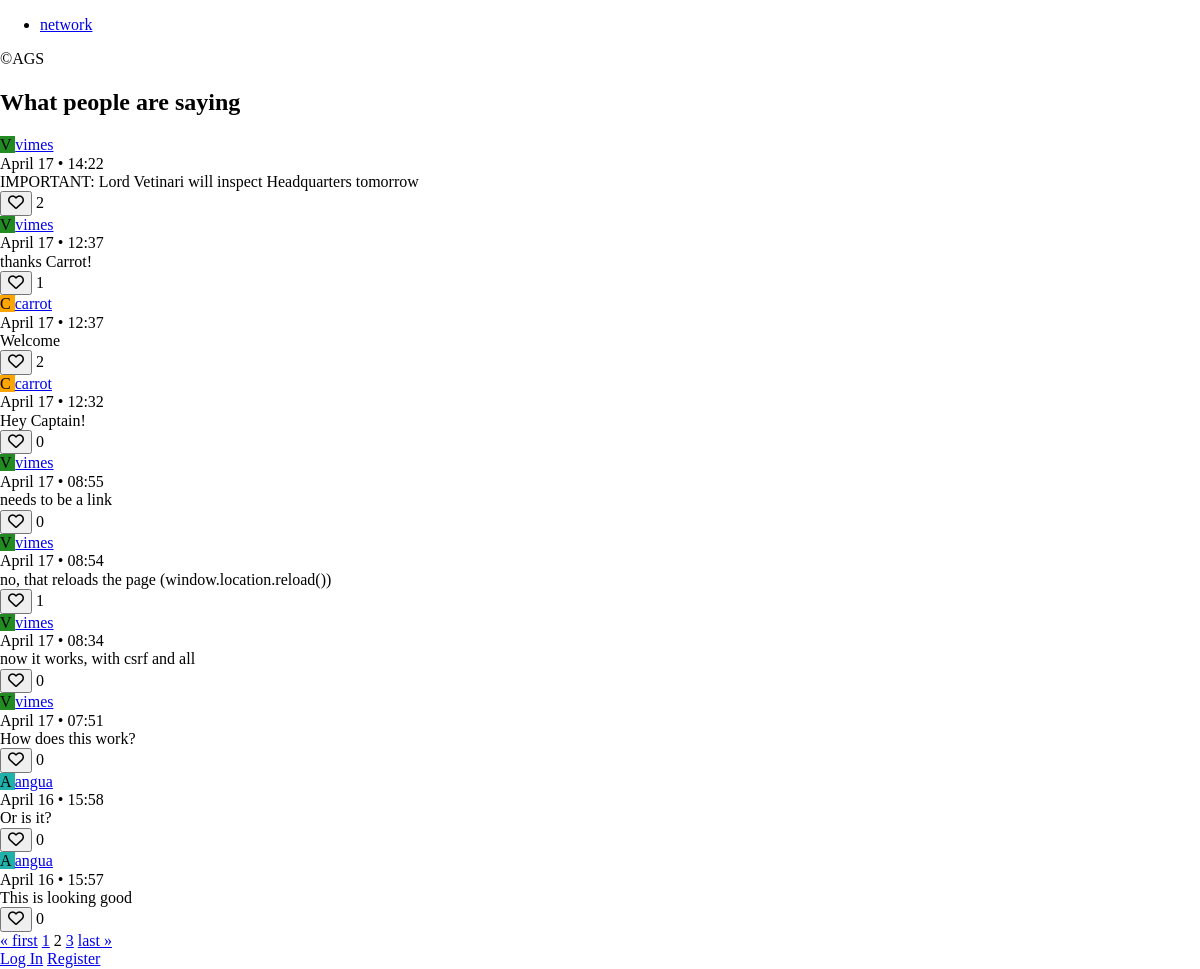
Screenshot of /?page=2 with the database file from the repository.
### network/models.py (models this page shows, shortened)
class Post(models.Model):
    writer = models.ForeignKey(
        User, on_delete=models.CASCADE, related_name='posts')
    post = models.CharField(max_length=140)
    timestamp = models.DateTimeField(auto_now_add=True)
    liked_by = models.ManyToManyField(
        User, blank=True, related_name='posts_liked')

class User(AbstractUser):
    color = models.CharField(max_length=7, default='#000000')
    following = models.ManyToManyField(
        'self', symmetrical=False, blank=True, related_name='follower')

### network/views.py (the view)
# urls.py: path('', views.index, name='index'),
def index(request):
    posts = Post.objects.order_by('-timestamp').all()
    paginator = Paginator(posts, 10)
    page_number = request.GET.get('page')
    page_obj = paginator.get_page(page_number)
    return render(request, 'network/index.html', {
        'form': PostForm(),
        'page_obj': page_obj,
        'post_list_type': 'all'
    })

### network/templates/network/index.html (shortened to what this page needs)
{% extends "network/layout.html" %} {% block body %}
{% if post_list_type == "all" %}
<section id="all-view">
    <h2>What people are saying</h2>
</section>
{% endif %}
<section id="postlist">
    {% for post in page_obj %}
    <article class="post">
        <div class="post-writer">
            <span class="avatar" style="background-color: {{ post.writer.color }}">
                {{ post.writer.username.0|upper }}
            </span>
            <a href="{% url 'profile' post.writer.username %}">
                {{ post.writer.username }}
            </a>
        </div>
        <div class="post-time">
            {% if current_year > post.timestamp|date:"Y" %}
            {{ post.timestamp|date:"F j, Y" }} &#8226; {{ post.timestamp|date:"H:i" }}
            {% else %}
            {{ post.timestamp|date:"F j" }} &#8226; {{ post.timestamp|date:"H:i" }}
            {% endif %}
        </div>
        <div class="post-message" id="post-message-{{ post.id }}">{{ post.post }}</div>
        <div class="post-likes">
            <button class="btn-like" data-value="{{ post.id }}">
                {% if user in post.liked_by.all %}
                <i id="heart-{{ post.id }}" class="fas fa-heart"></i>
                {% else %}
                <i id="heart-{{ post.id }}" class="far fa-heart"></i>
                {% endif %}
            </button>
            <span id="likes-count-{{ post.id }}">
                {{ post.liked_by.count }}
            </span>
        </div>
    </article>
    {% endfor %}
</section>
<nav class="pages">
    {% if page_obj.has_previous %}
    <a href="?page=1" class="page page-general">&laquo; first</a>
    <a href="?page={{ page_obj.previous_page_number }}" class="page page-general">{{ page_obj.previous_page_number}}</a>
    {% else %}
    <span aria-hidden="true" class="page page-inactive">&laquo; first</span>
    {% endif %}
    <span class="page page-current">{{ page_obj.number }}</span>
    {% if page_obj.has_next %}
    <a href="?page={{ page_obj.next_page_number }}" class="page page-general">{{ page_obj.next_page_number }}</a>
    <a href="?page={{ page_obj.paginator.num_pages }}" class="page page-general">last &raquo;</a>
    {% else %}
    <span aria-hidden="true" class="page page-inactive">last &raquo;</span>
    {% endif %}
</nav>
{% endblock %}

### rows the page displays
Post: writer.username.0 "V", writer.username "vimes", timestamp "April 17", timestamp "14:22", post "IMPORTANT: Lord Vetinari will inspect Headquarters tomorrow", liked_by.count "2"
Post: writer.username.0 "V", writer.username "vimes", timestamp "April 17", timestamp "12:37", post "thanks Carrot!", liked_by.count "1"
Post: writer.username.0 "C", writer.username "carrot", timestamp "April 17", timestamp "12:37", post "Welcome", liked_by.count "2"
Post: writer.username.0 "C", writer.username "carrot", timestamp "April 17", timestamp "12:32", post "Hey Captain!", liked_by.count "0"
Post: writer.username.0 "V", writer.username "vimes", timestamp "April 17", timestamp "08:55", post "needs to be a link", liked_by.count "0"
Post: writer.username.0 "V", writer.username "vimes", timestamp "April 17", timestamp "08:54", post "no, that reloads the page (window.location.reload())", liked_by.count "1"
Post: writer.username.0 "V", writer.username "vimes", timestamp "April 17", timestamp "08:34", post "now it works, with csrf and all", liked_by.count "0"
Post: writer.username.0 "V", writer.username "vimes", timestamp "April 17", timestamp "07:51", post "How does this work?", liked_by.count "0"
Post: writer.username.0 "A", writer.username "angua", timestamp "April 16", timestamp "15:58", post "Or is it?", liked_by.count "0"
Post: writer.username.0 "A", writer.username "angua", timestamp "April 16", timestamp "15:57", post "This is looking good", liked_by.count "0"

### other values shown
{{ page_obj.previous_page_number }} "1"
{{ page_obj.number }} "2"
{{ page_obj.next_page_number }} "3"
